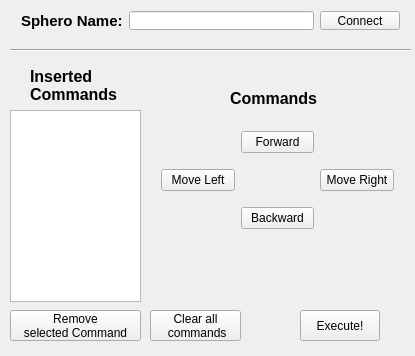
<?xml version="1.0" encoding="UTF-8"?>
<ui version="4.0">
 <class>ControlMainWidget</class>
 <widget class="QWidget" name="ControlMainWidget">
  <property name="geometry">
   <rect>
    <x>0</x>
    <y>0</y>
    <width>415</width>
    <height>356</height>
   </rect>
  </property>
  <property name="windowTitle">
   <string>ControlMainWidget</string>
  </property>
  <widget class="QWidget" name="gridLayoutWidget">
   <property name="geometry">
    <rect>
     <x>150</x>
     <y>110</y>
     <width>254</width>
     <height>141</height>
    </rect>
   </property>
   <layout class="QGridLayout" name="gridLayout">
    <item row="1" column="0">
     <widget class="QPushButton" name="pushButton_left">
      <property name="text">
       <string>Move Left</string>
      </property>
     </widget>
    </item>
    <item row="2" column="1">
     <widget class="QPushButton" name="pushButton_backward">
      <property name="text">
       <string>Backward</string>
      </property>
     </widget>
    </item>
    <item row="0" column="1">
     <widget class="QPushButton" name="pushButton_forward">
      <property name="text">
       <string>Forward</string>
      </property>
     </widget>
    </item>
    <item row="1" column="3">
     <widget class="QPushButton" name="pushButton_right">
      <property name="text">
       <string>Move Right</string>
      </property>
     </widget>
    </item>
   </layout>
  </widget>
  <widget class="QLabel" name="label">
   <property name="geometry">
    <rect>
     <x>30</x>
     <y>60</y>
     <width>101</width>
     <height>51</height>
    </rect>
   </property>
   <property name="font">
    <font>
     <pointsize>12</pointsize>
     <weight>75</weight>
     <bold>true</bold>
    </font>
   </property>
   <property name="acceptDrops">
    <bool>false</bool>
   </property>
   <property name="text">
    <string>Inserted
Commands</string>
   </property>
  </widget>
  <widget class="QLabel" name="label_2">
   <property name="geometry">
    <rect>
     <x>230</x>
     <y>90</y>
     <width>111</width>
     <height>16</height>
    </rect>
   </property>
   <property name="font">
    <font>
     <pointsize>12</pointsize>
     <weight>75</weight>
     <bold>true</bold>
    </font>
   </property>
   <property name="text">
    <string>Commands</string>
   </property>
  </widget>
  <widget class="QPushButton" name="pushButton_clearAll">
   <property name="geometry">
    <rect>
     <x>150</x>
     <y>310</y>
     <width>91</width>
     <height>31</height>
    </rect>
   </property>
   <property name="text">
    <string>Clear all
 commands</string>
   </property>
  </widget>
  <widget class="QPushButton" name="pushButton_removeSelected">
   <property name="geometry">
    <rect>
     <x>10</x>
     <y>310</y>
     <width>131</width>
     <height>31</height>
    </rect>
   </property>
   <property name="text">
    <string>Remove
selected Command</string>
   </property>
  </widget>
  <widget class="QPushButton" name="pushButton_execute">
   <property name="geometry">
    <rect>
     <x>300</x>
     <y>310</y>
     <width>80</width>
     <height>31</height>
    </rect>
   </property>
   <property name="text">
    <string>Execute!</string>
   </property>
  </widget>
  <widget class="QListWidget" name="listWidget_commands">
   <property name="geometry">
    <rect>
     <x>10</x>
     <y>110</y>
     <width>131</width>
     <height>192</height>
    </rect>
   </property>
  </widget>
  <widget class="Line" name="line">
   <property name="geometry">
    <rect>
     <x>10</x>
     <y>40</y>
     <width>401</width>
     <height>20</height>
    </rect>
   </property>
   <property name="orientation">
    <enum>Qt::Horizontal</enum>
   </property>
  </widget>
  <widget class="QWidget" name="horizontalLayoutWidget">
   <property name="geometry">
    <rect>
     <x>10</x>
     <y>0</y>
     <width>401</width>
     <height>41</height>
    </rect>
   </property>
   <layout class="QHBoxLayout" name="horizontalLayout">
    <item>
     <widget class="QLabel" name="label_3">
      <property name="font">
       <font>
        <pointsize>11</pointsize>
        <weight>75</weight>
        <bold>true</bold>
       </font>
      </property>
      <property name="acceptDrops">
       <bool>false</bool>
      </property>
      <property name="text">
       <string>Sphero Name:</string>
      </property>
     </widget>
    </item>
    <item>
     <widget class="QLineEdit" name="lineEdit_name"/>
    </item>
    <item>
     <widget class="QPushButton" name="pushButton_connect">
      <property name="text">
       <string>Connect</string>
      </property>
     </widget>
    </item>
   </layout>
  </widget>
  <zorder>gridLayoutWidget</zorder>
  <zorder>label</zorder>
  <zorder>label_2</zorder>
  <zorder>pushButton_clearAll</zorder>
  <zorder>pushButton_removeSelected</zorder>
  <zorder>pushButton_execute</zorder>
  <zorder>listWidget_commands</zorder>
  <zorder>line</zorder>
  <zorder>horizontalLayoutWidget</zorder>
  <zorder>label_3</zorder>
 </widget>
 <layoutdefault spacing="6" margin="11"/>
 <resources/>
 <connections/>
</ui>
